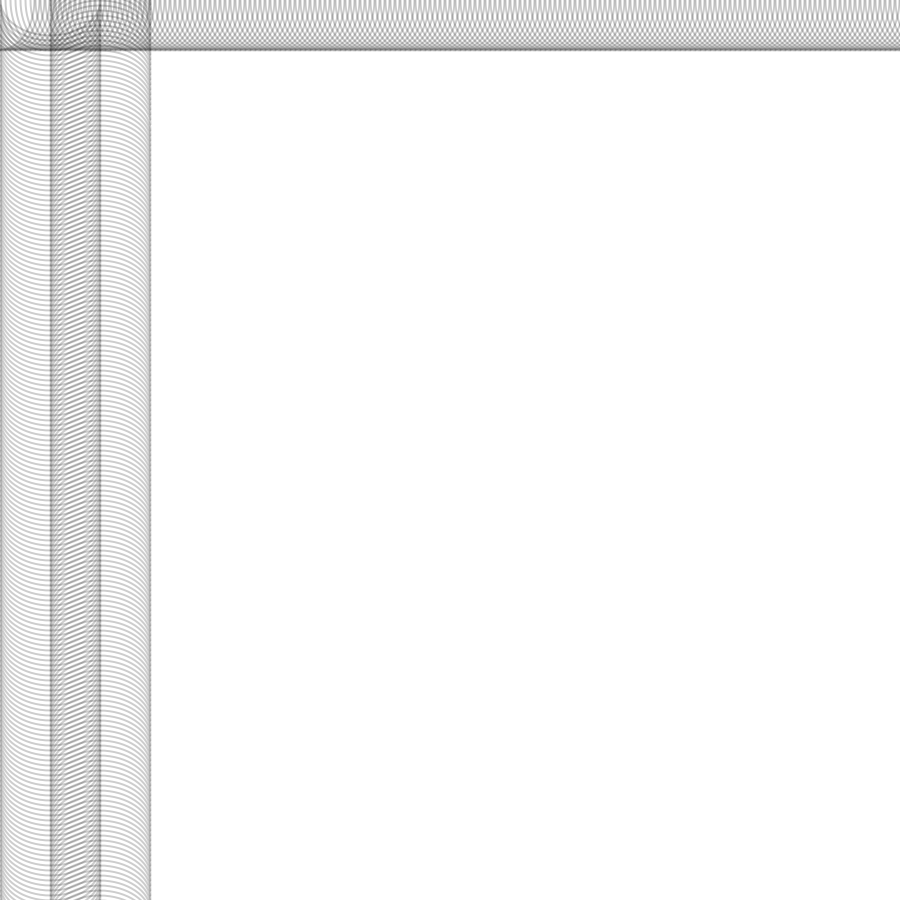
Frame 1 (no input)
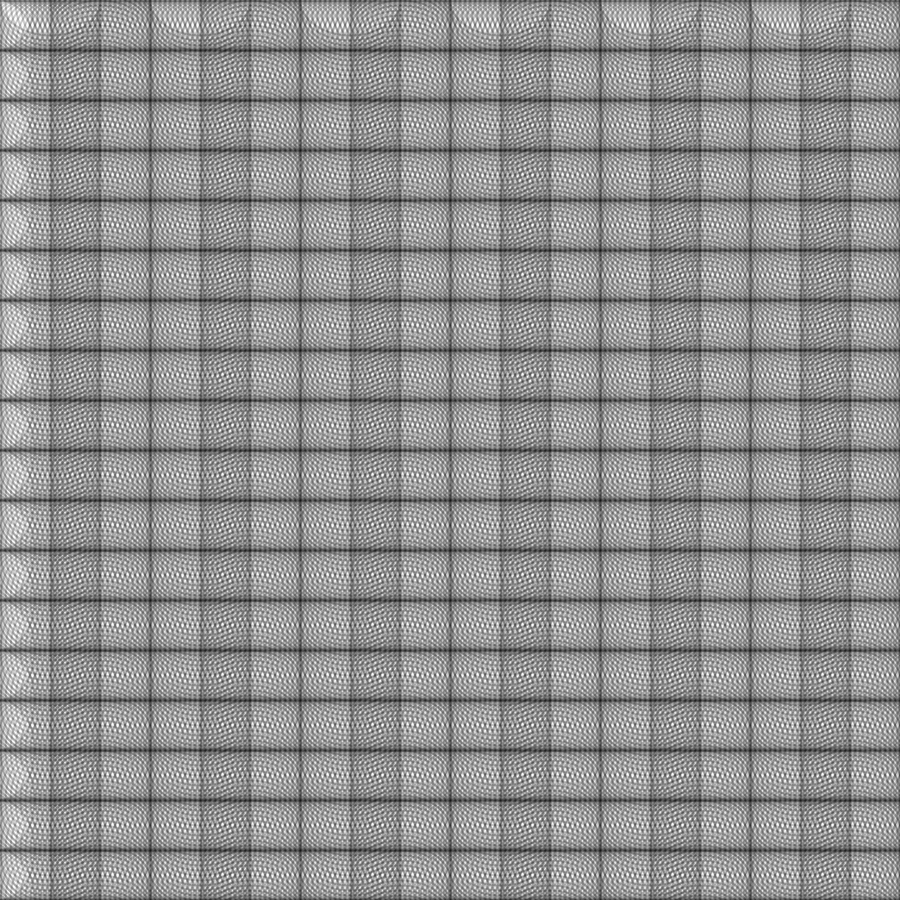
Frame 60 (the mouse pressed at the canvas centre just before this capture)
Frame 120 (the mouse held since frame 60 and released just before this capture): identical to frame 60, image omitted

The Processing sketch that drew these frames (run headless with seeded random() and noise(); from frame 60 on, the mouse is pressed at the canvas centre):

// Processing sketch: processing_25332
// ── processing_25332.pde

void setup() {
  size(900,900);
  background(255);
  smooth();
  stroke(0,50);
  strokeWeight(2);
}
float x = 0;
float y = 0;
void draw() {
  int space = 5;
  int count = 0;
  x = x+50;

  while (count <200) {
    noFill();
    arc (x,count*space,100,70,0,radians (180));
    count = count+1;
  }
  count = 0;
  x = x+50;
  while (count <200) {
    arc (x,count*space,100,70,radians (180),radians (360));
    count = count+1;
  }
  count=0;
  while (count <200) {
    noFill();
    arc (count*space,y,70,100,radians(90),radians (270));
    count = count+1;
  }
  count = 0;
  x = x+50;
  while (count <200) {
    arc (count*space,y,70,100,radians (270),radians (360+90));
    count = count+1;
  }
  y=y+50;
}  
